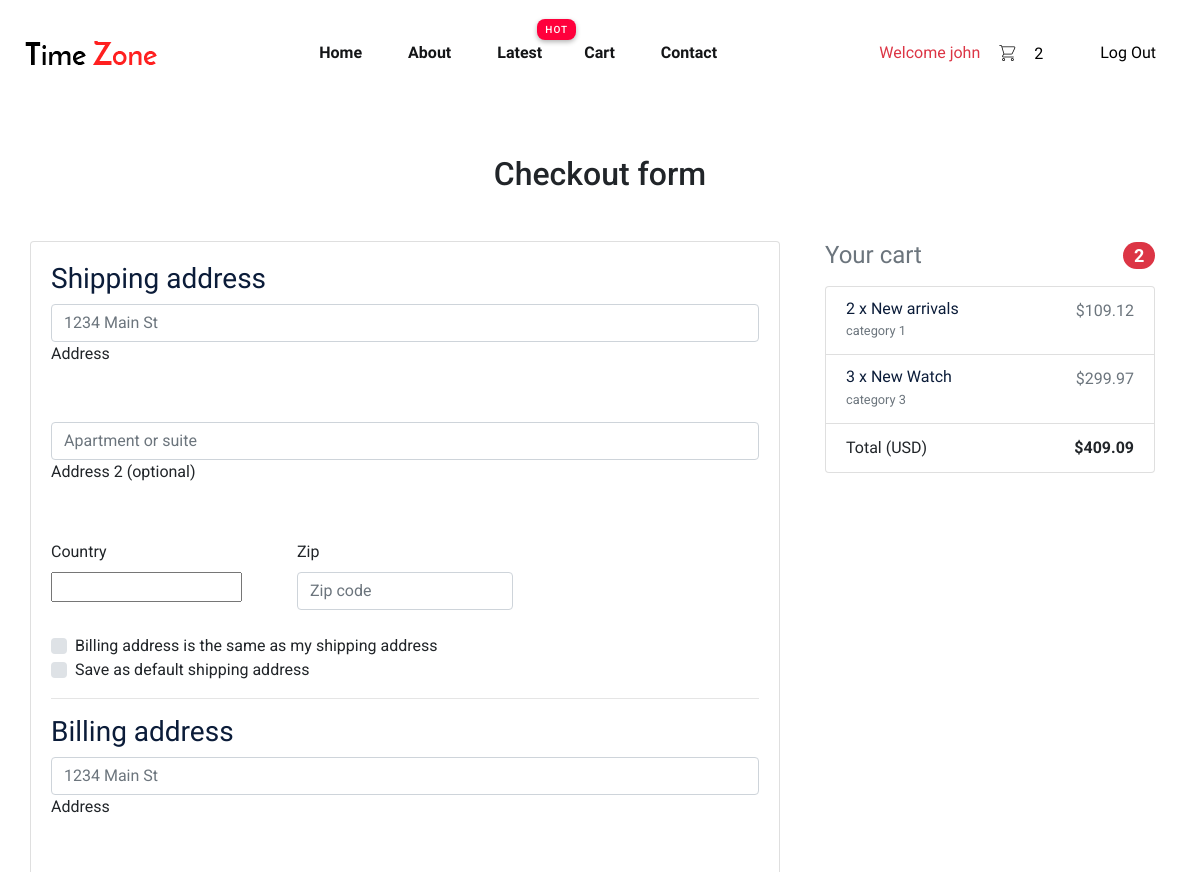
/checkout/ (signed in, upper part), run on an earlier commit of the app's database.
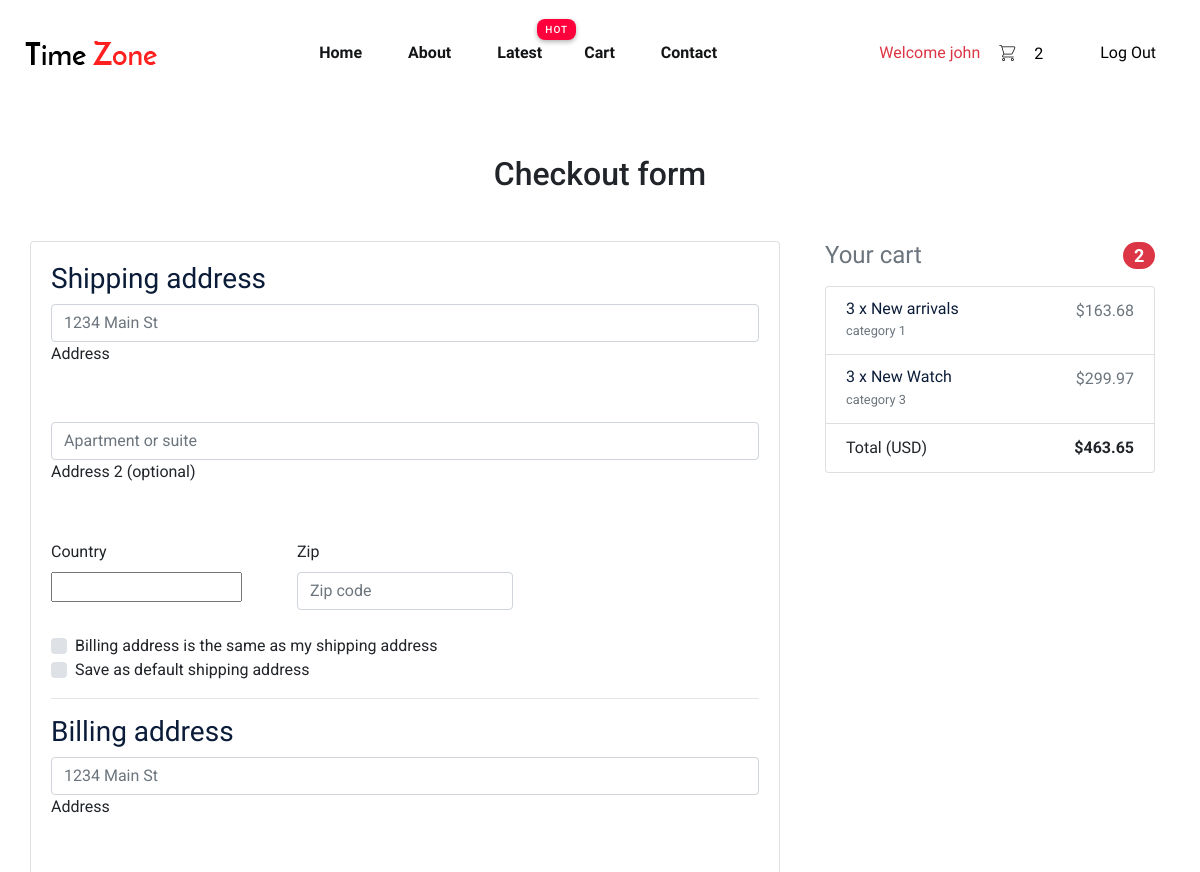
And on a later commit of the database.
### shop/models.py (models this page shows, shortened)
class OrderItem(models.Model):
    user = models.ForeignKey(User, on_delete=models.CASCADE)
    ordered = models.BooleanField(default=False)
    item = models.ForeignKey(Item, on_delete=models.CASCADE)
    quantity = models.IntegerField(default=1)
    def get_total(self):
        return self.quantity * self.item.price
    def get_final_price(self):
        return self.get_total()

class Item(models.Model):
    item_name = models.CharField(max_length=100)
    price = models.DecimalField(max_digits=10, decimal_places=2)
    item_image = models.ImageField(upload_to='Items/')
    label = models.CharField(choices=CATEGORY, max_length=2)
    description = models.TextField()
    slug = models.SlugField(blank=True, null=True)

class Order(models.Model):
    user = models.ForeignKey(User, on_delete=models.CASCADE)
    items = models.ManyToManyField(OrderItem)
    start_date = models.DateTimeField(auto_now_add=True)
    ordered_date = models.DateTimeField()
    ordered = models.BooleanField(default=False)
    shipping_address = models.ForeignKey(
        'Address', related_name='shipping_address', on_delete=models.SET_NULL, blank=True, null=True)
    billing_address = models.ForeignKey(
        'Address', related_name='billing_address', on_delete=models.SET_NULL, blank=True, null=True)
    payment = models.ForeignKey(
        'Payment', on_delete=models.SET_NULL, blank=True, null=True)
    being_delivered = models.BooleanField(default=False)
    received = models.BooleanField(default=False)
    refund_requested = models.BooleanField(default=False)
    refund_granted = models.BooleanField(default=False)
    def get_items_total_price(self):
        total = 0
        for order_item in self.items.all():
            total += order_item.get_final_price()
        return total

### shop/views.py (the view, shortened to what this page needs)
# urls.py: path('checkout/', views.CheckoutView.as_view(), name='checkout'),
class CheckoutView(LoginRequiredMixin, View):
    def get(self, *args, **kwargs):
        try:
            order = Order.objects.get(user=self.request.user, ordered=False)
            form = CheckoutForm()
            context = {
                'form': form,
                'order': order,
            }
            shipping_address_qs = Address.objects.filter(
                user=self.request.user,
                address_type='S',
                default=True
            )
            if shipping_address_qs.exists():
                context.update(
                    {'default_shipping_address': shipping_address_qs[0]})
            billing_address_qs = Address.objects.filter(
                user=self.request.user,
                address_type='B',
                default=True
            )
            if billing_address_qs.exists():
                context.update(
                    {'default_billing_address': billing_address_qs[0]})
            return render(self.request, "checkout.html", context)
        except ObjectDoesNotExist:
            messages.info(self.request, "You do not have an active order")
            return redirect("core:checkout")

### shop/forms.py
class CheckoutForm(forms.Form):
    shipping_address = forms.CharField(required=False)
    shipping_address2 = forms.CharField(required=False)
    shipping_country = CountryField(blank_label='(select country)').formfield(
        required=False,
        widget=CountrySelectWidget(attrs={
            'class': 'custom-select d-block w-100',
        }))
    shipping_zip = forms.CharField(required=False)
    billing_address = forms.CharField(required=False)
    save_info = forms.BooleanField(required=False)
    payment_option = forms.ChoiceField(
        widget=forms.RadioSelect, choices=PAYMENT_CHOICES)

### shop/templatetags/cart_template_tags.py (called while the page is built)
@register.filter
def cart_item_count(user):
    if user.is_authenticated:
        qs = Order.objects.filter(user=user, ordered= False)
        if qs.exists():
            return qs[0].items.count()
    return 0

### shop/templates/checkout.html (shortened to what this page needs)
{% extends "base.html" %}
{% load crispy_forms_tags %}
{% block content %}
<main>
	<div class="container wow fadeIn">
		<h2 class="my-5 h2 text-center">Checkout form</h2>
		<div class="row">
			<div class="col-md-8 mb-4">
				<div class="card">
					<form method="POST" class="card-body">
						<h3>Shipping address</h3>
						<div class='hideable_shipping_form'>
							<div class="md-form mb-5">
								<input type='text' placeholder='1234 Main St' id='shipping_address'
									name='shipping_address' class='form-control' />
								<label for="shipping_address" class="">Address</label>
							</div>
							<div class="md-form mb-5">
								<input type='text' placeholder='Apartment or suite' id='shipping_address2'
									name='shipping_address2' class='form-control' />
								<label for="shipping_address2" class="">Address 2 (optional)</label>
							</div>
							<div class="row">
								<div class="col-lg-4 col-md-12 mb-4">
									<label for="country">Country</label>
									{{ form.shipping_country }}
								</div>
								<div class="col-lg-4 col-md-6 mb-4">
									<label for="shipping_zip">Zip</label>
									<input type='text' placeholder='Zip code' id='shipping_zip' name='shipping_zip'
										class='form-control' />
								</div>
							</div>
							<div class="custom-control custom-checkbox">
								<label class="custom-control-label" for="same_billing_address">Billing address is the
									same as my shipping address</label>
							</div>
							<div class="custom-control custom-checkbox">
								<label class="custom-control-label" for="set_default_shipping">Save as default shipping
									address</label>
							</div>
						</div>
						<hr>
						<h3>Billing address</h3>
						<div class='hideable_billing_form'>
							<div class="md-form mb-5">
								<input type='text' placeholder='1234 Main St' id='billing_address'
									name='billing_address' class='form-control' />
								<label for="billing_address" class="">Address</label>
							</div>
						</div>
					</form>
				</div>
			</div>
			<div class="col-md-4 mb-4">
				{% include "order_snippet.html" %}
			</div>
		</div>
	</div>
</main>
{% endblock content %}

### shop/templates/order_snippet.html
<div class="col-md-12 mb-4">
    <h4 class="d-flex justify-content-between align-items-center mb-3">
    <span class="text-muted">Your cart</span>
    <span class="badge badge-danger badge-pill">{{ order.items.count }}</span>
    </h4>
    <ul class="list-group mb-3 z-depth-1">
    {% for order_item in order.items.all %}
    <li class="list-group-item d-flex justify-content-between lh-condensed">
        <div>
        <h6 class="my-0">{{ order_item.quantity }} x {{ order_item.item.item_name}}</h6>
        <small class="text-muted">{{ order_item.item.description}}</small>
        </div>
        <span class="text-muted">${{ order_item.get_total }}</span>
    </li>
    {% endfor %}
    <li class="list-group-item d-flex justify-content-between">
        <span>Total (USD)</span>
        <strong>${{ order.get_items_total_price}}</strong>
    </li>
</div>

What changed in the data, as far as the page shows it:
changed through a linked row, Order: get_items_total_price "409.09" → "463.65"
changed OrderItem "New arrivals": quantity "2" → "3"; get_total "109.12" → "163.68"
